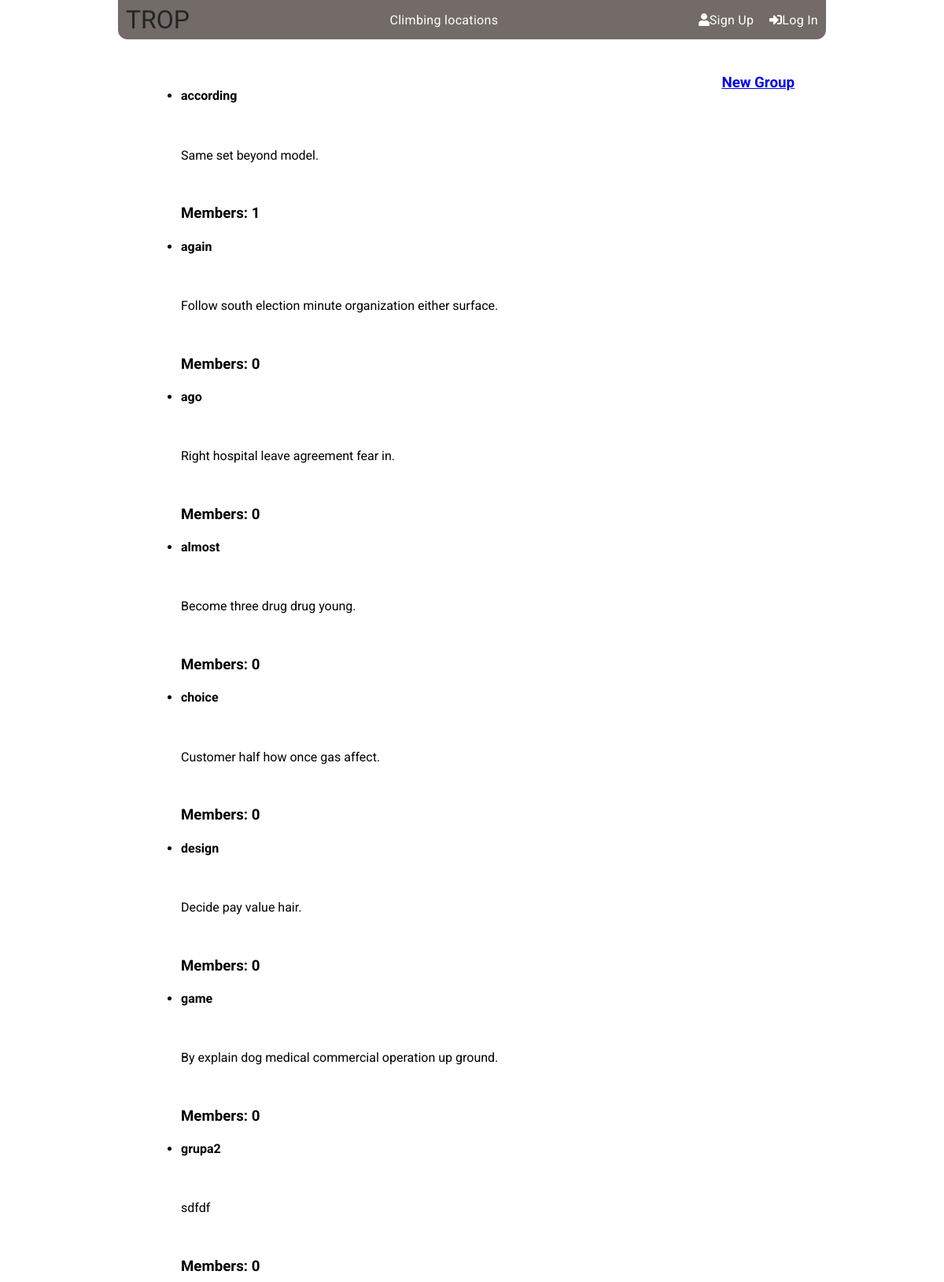
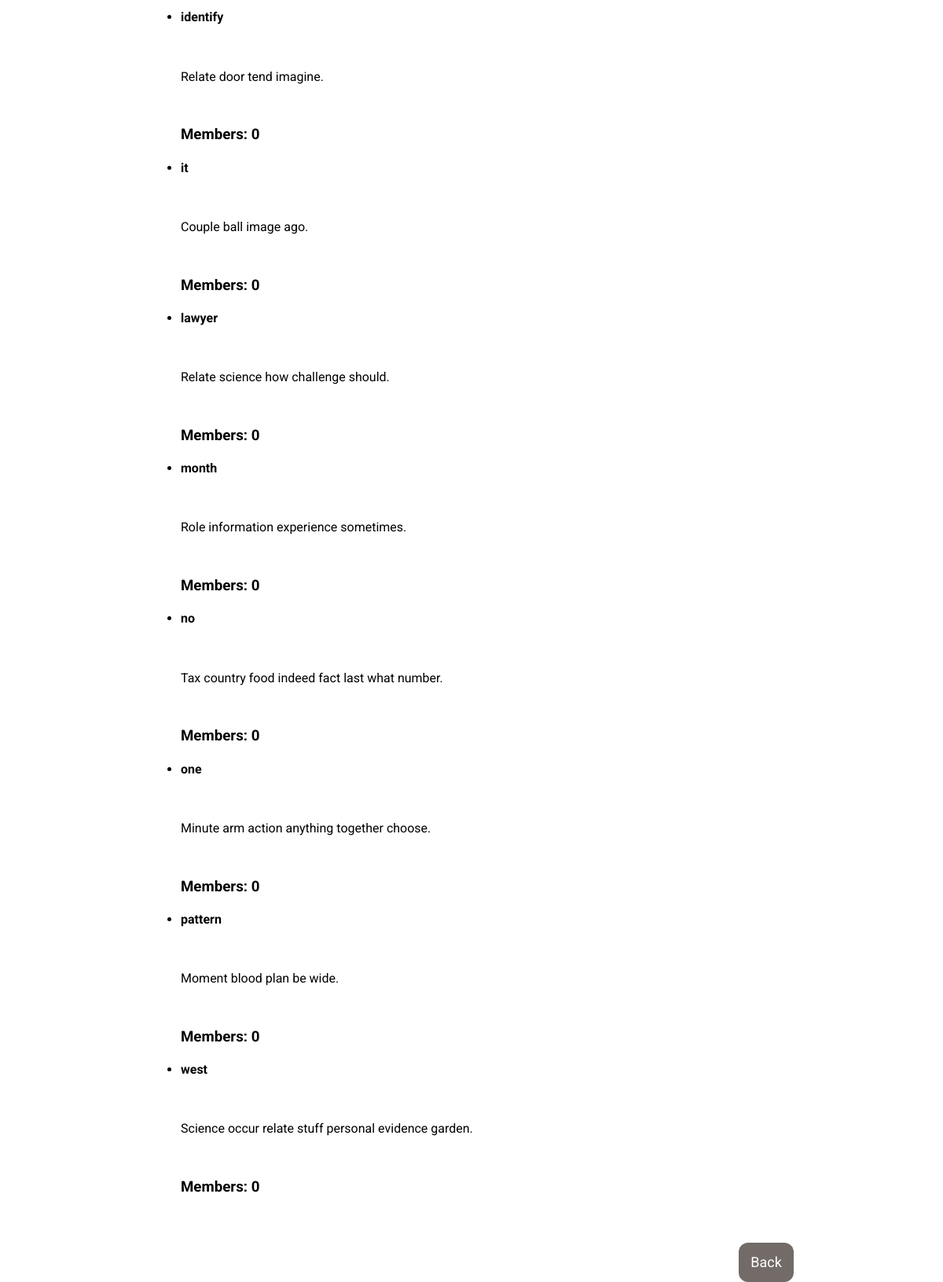
The page /accounts/groups/ on the database as committed earlier (2 pictures, top to bottom).
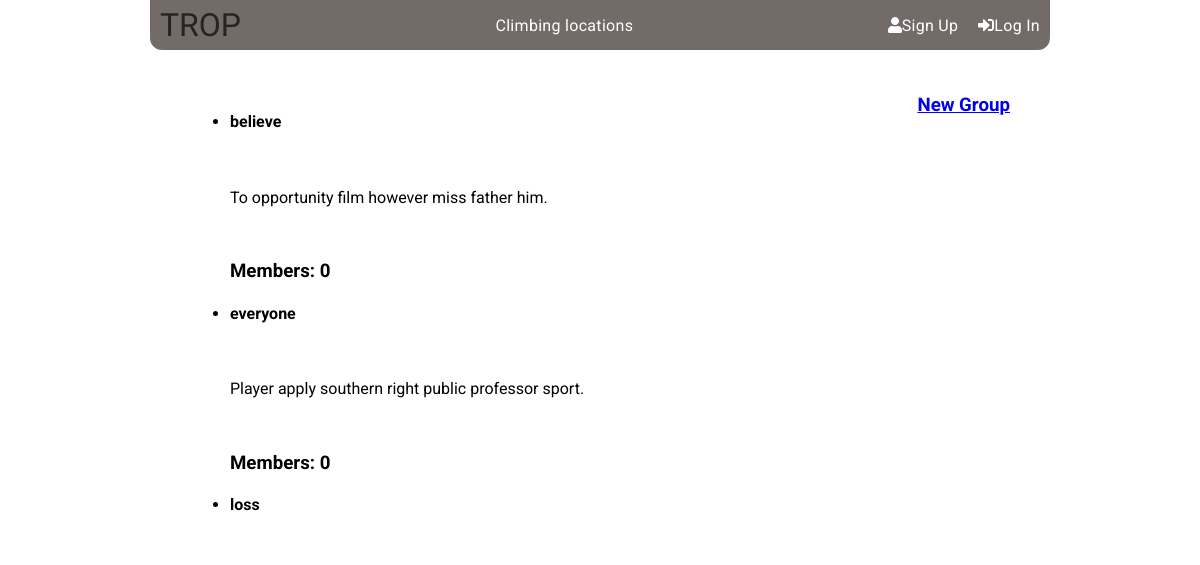
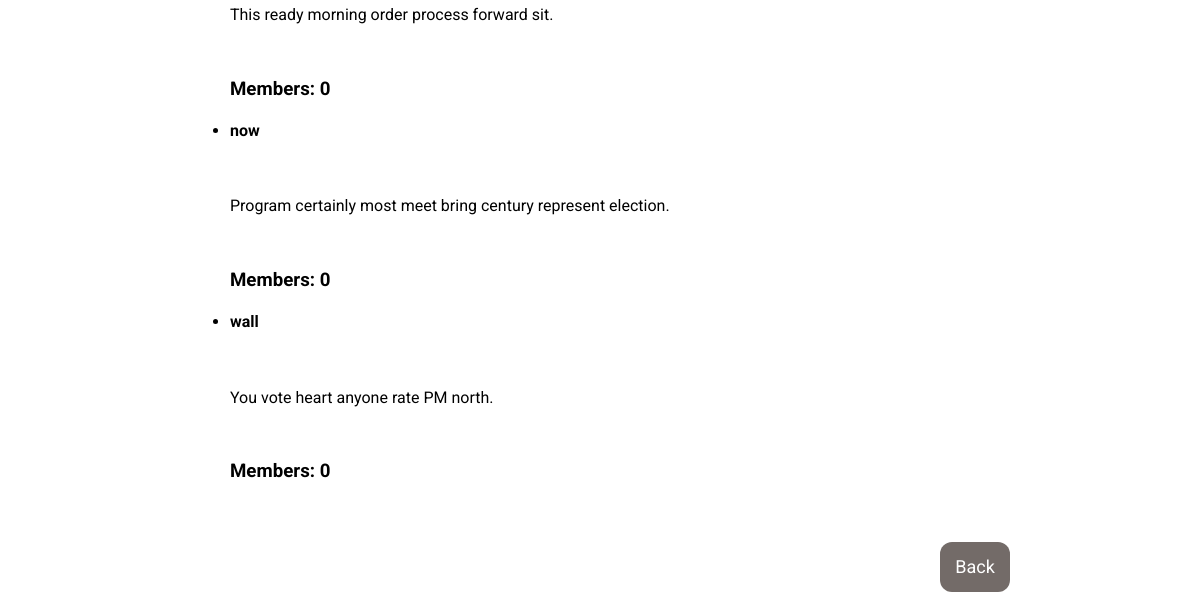
The same page on the database as committed later (2 pictures, top to bottom).
### accounts/models.py (models this page shows, shortened)
class Group(models.Model):
    name = models.CharField(max_length = 255, unique=True)
    slug = models.SlugField(allow_unicode = True, unique=True)
    description = models.TextField(blank=True, default='')
    members = models.ManyToManyField(User, through='GroupMember')
    class Meta:
        ordering = ['name']

### accounts/views.py (the view)
# urls.py: url(r'groups/$', views.ListGroups.as_view(),
class ListGroups(ListView):
    model = Group

### accounts/templates/accounts/group_list.html (shortened to what this page needs)
{% extends "accounts/accounts_base.html" %}
{% block accounts_content %}
{% if group_list %}
  <ul>
    {% for group in group_list %}
      <li>
        {% if user in group.members.all %}
          <h4><a href="{% url 'accounts:single_group' slug=group.slug %}">{{group.name}}</a></h4>
        {% else %}
          <h4>{{group.name}}</h4>
        {% endif %}
        <br>
        <p>{{group.description}}</p>
        <br>
        {% if group.members %}
          <h3>Members: {{group.members.count}}</h3>
        {% endif %}
      </li>
    {% endfor %}
  </ul>
{% else %}
  <h1>No groups are available</h1>
{% endif %}
<h3><a href="{% url 'accounts:new_group' %}">New Group</a></h3>
{% endblock accounts_content %}

### accounts/templates/accounts/accounts_base.html (shortened to what this page needs)
{% extends "base.html" %}
{% block content %}
  <div class="users">
        {% block accounts_content %}
        {% endblock accounts_content %}
  </div>
  <div class="buttons">
      <input class="back-button" type=button value='Back' onClick="javascript:history.go(-1);">
  </div>
{% endblock content %}

### templates/base.html (shortened to what this page needs)
<!DOCTYPE html>
{% load staticfiles %}
<html>
  <head>
    <link rel="stylesheet" href="{% static 'css/main.css' %}">
    <link rel="stylesheet" href="https://cdn.datatables.net/1.10.16/css/jquery.dataTables.min.css">
  </head>
  <body>
    <div class="container">
      <nav class="navbar">
          <a class="logo nav-element" href="{% url 'home' %}">TROP</a>
          <ul class="nav-element">
          {% if user.is_authenticated %}
            <li class="nav-item"><a class="nav-link" href="{% url 'routes:sectors' %}">Outdoor</a></li>
            <li class="nav-item"><a class="nav-link" href="{% url 'indoor:training_list' username=user.username %}">Indoor</a></li>
            <li class="nav-item"><a class="nav-link" href="{% url 'accounts:group_list' %}">Groups</a></li>
          {% else %}
            <li class="nav-item"><a class="nav-link" href="{% url 'routes:sectors' %}">Climbing locations</a></li>
          {% endif %}
          </ul>
          <ul class="nav-element">
            {% if user.is_authenticated %}
              <li class="nav-item">
                <a class="nav-link" href="{% url 'accounts:redirect' %}">
                  <span class="fas fa-user"></span><span> {{user}}</span>
                </a>
              </li>
                <li class="nav-item">
                  <a class="nav-link" href="{% url 'accounts:logout' %}">
                    <span class="fas fa-sign-out-alt"></span><span> Log Out</span>
                  </a>
                </li>
            {% else %}
            <li class="nav-item">
              <a class="nav-link" href="{% url 'accounts:signup' %}">
                <span class="fas fa-user"></span><span> Sign Up</span>
              </a>
            </li>
            <li class="nav-item">
              <a class="nav-link" href="{% url 'accounts:login' %}">
                <span class="fas fa-sign-in-alt"></span><span> Log In</span>
              </a>
            </li>
            {% endif %}
          </ul>
      </nav>
      <main class="content">
        {% block content %}{% endblock content %}
      </main>
    </div>
  </body>
</html>

### static/css/main.css (style rules this page uses)
.users { display: flex; justify-content: space-between; margin: 25px 40px 0 40px; }
.buttons { display: flex; margin: 25px 40px 0 40px; justify-content: space-between; }
.buttons .add-route, .buttons .back-button { height: 50px; width: 70px; border-radius: 12px; cursor: pointer; color: #fff; background-color: #736B68; font-family: 'Roboto', sans-serif; font-size: large; border: none; transition: 0.6s linear; }
.navbar { display: flex; align-items: center; justify-content: space-between; background-color: #736B68; height: 50px; border-radius: 0 0 12px 12px; }
.navbar .nav-element { display: flex; align-items: center; padding: 0; height: 100%; }
.navbar .nav-element:first-child { font-family: Bungee, sans-serif; text-decoration: none; color: #242424; font-size: xx-large; transition: 0.6s linear; padding: 0 10px; }
.navbar .nav-element .nav-item { display: flex; align-items: center; justify-content: center; height: 100%; list-style: none; }
.navbar .nav-element .nav-item .nav-link { display: flex; align-items: center; justify-content: center; color: #fff; text-decoration: none; letter-spacing: 0.3px; padding: 0 10px; height: 100%; transition: 0.6s linear; }
.container { width: 900px; margin: 0 auto; font-family: Roboto, sans-serif; }
body { margin: 0; padding: 0; }

Rows that differ between the two databases and show on the page:
removed Group: name "according", description "Same set beyond model.", members.count "1"
removed Group: name "again", description "Follow south election minute organization either surface.", members.count "0"
removed Group: name "ago", description "Right hospital leave agreement fear in.", members.count "0"
removed Group: name "almost", description "Become three drug drug young.", members.count "0"
removed Group: name "choice", description "Customer half how once gas affect.", members.count "0"
removed Group: name "design", description "Decide pay value hair.", members.count "0"
removed Group: name "game", description "By explain dog medical commercial operation up ground.", members.count "0"
removed Group: name "grupa2", description "sdfdf", members.count "0"
removed Group: name "identify", description "Relate door tend imagine.", members.count "0"
removed Group: name "it", description "Couple ball image ago.", members.count "0"
removed Group: name "lawyer", description "Relate science how challenge should.", members.count "0"
removed Group: name "month", description "Role information experience sometimes.", members.count "0"
removed Group: name "no", description "Tax country food indeed fact last what number.", members.count "0"
removed Group: name "one", description "Minute arm action anything together choose.", members.count "0"
removed Group: name "pattern", description "Moment blood plan be wide.", members.count "0"
removed Group: name "west", description "Science occur relate stuff personal evidence garden.", members.count "0"
added Group: name "believe", description "To opportunity film however miss father him.", members.count "0"
added Group: name "everyone", description "Player apply southern right public professor sport.", members.count "0"
added Group: name "loss", description "This ready morning order process forward sit.", members.count "0"
added Group: name "now", description "Program certainly most meet bring century represent election.", members.count "0"
added Group: name "wall", description "You vote heart anyone rate PM north.", members.count "0"
